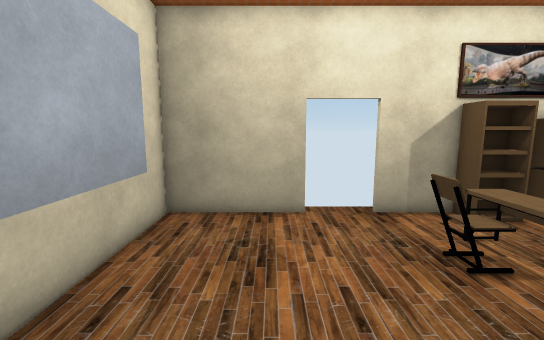
View 1 (above)

13 first-person views from a walk through a scene from a Unity 3-D project. The camera is 1.5 m above the floor, tilts 8° down and sees 90° across. Doors are open. The floor is counted in squares, 0.5 m on a side. Each view is taken from the middle of a square. On the plan, view 1 faces up. The plan holds only what a view shows up to about 20 squares ahead; the rest is blank. The place goes on beyond the plan. The player character is not drawn. Some animated figures are left out. Some surface patterns are stand-ins.

View 2
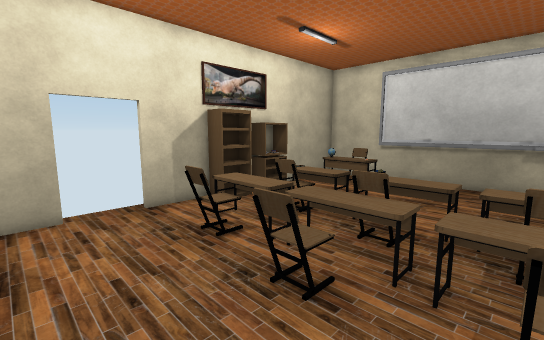

View 3
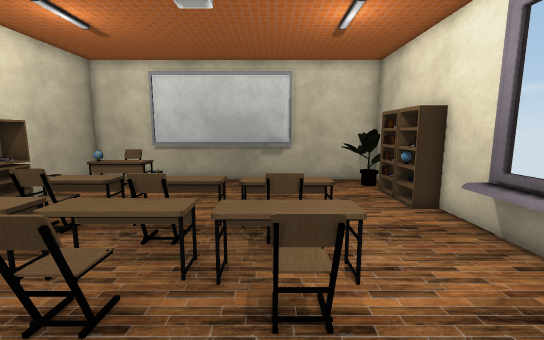

View 4
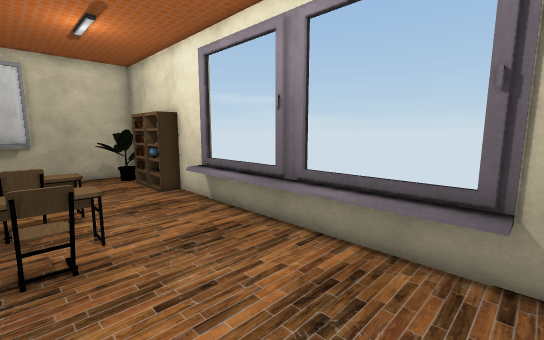

View 5
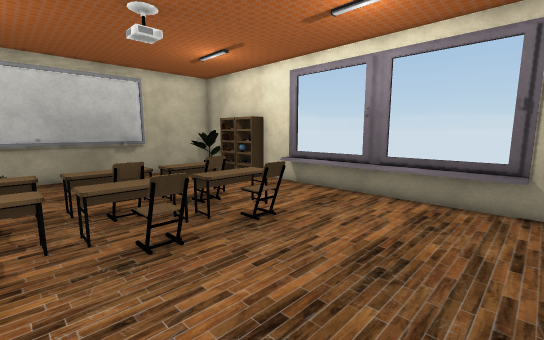

View 6
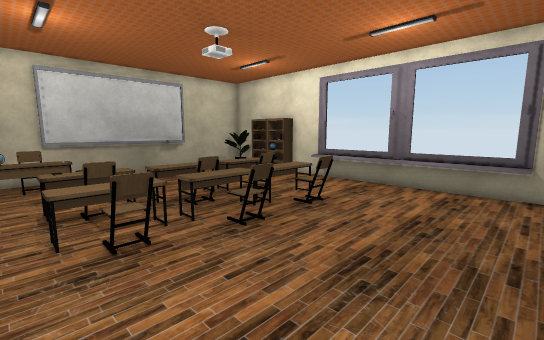

View 7
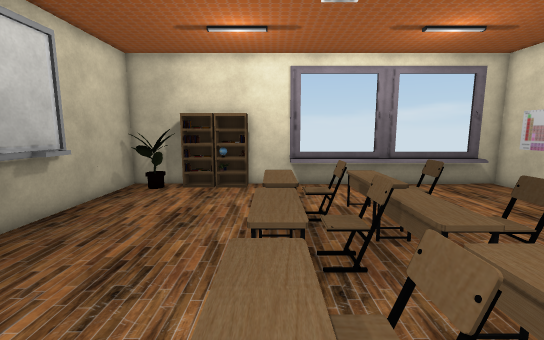

View 8
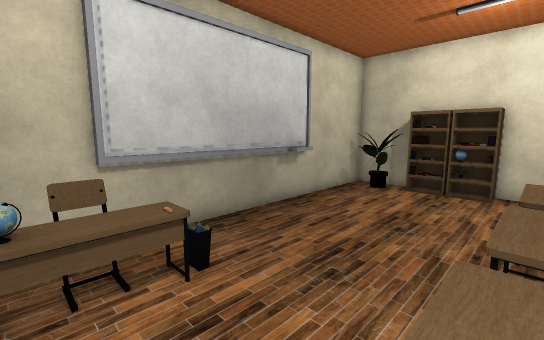

View 9
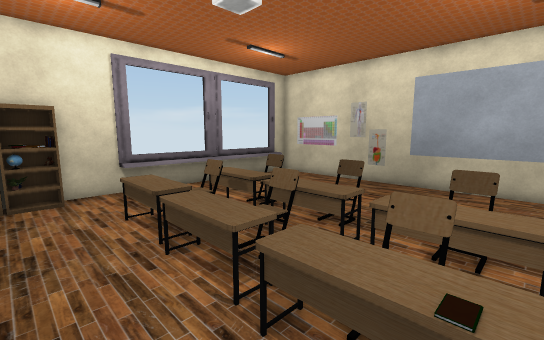

View 10
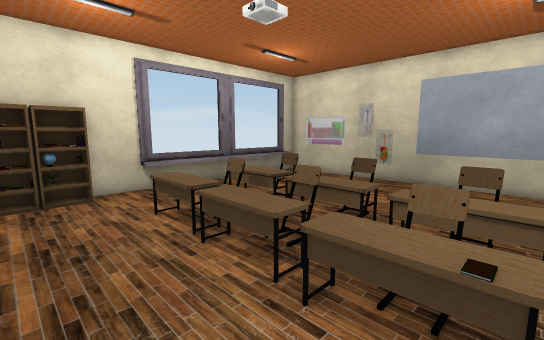

View 11
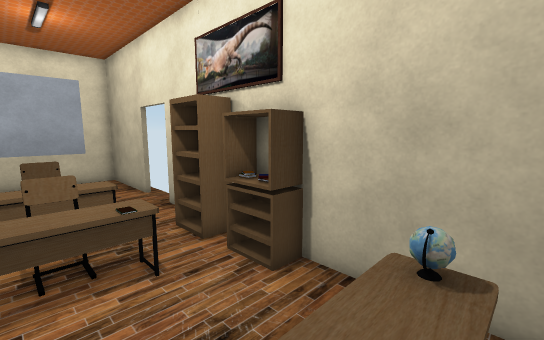

View 12
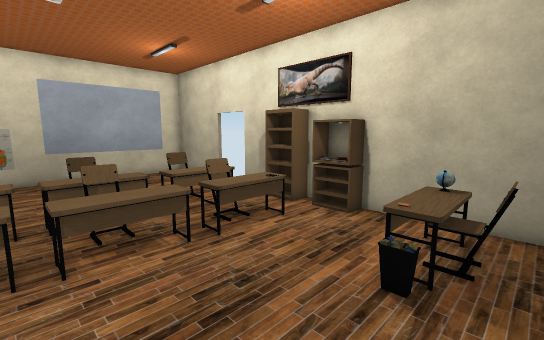

View 13
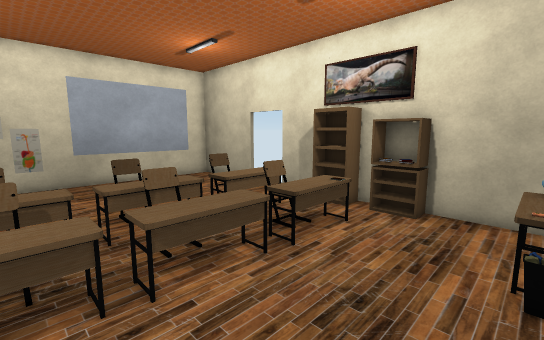

### Floor plan
Key: @ floor where view 1 was taken; # wall or solid block; . main floor; : floor 0.5 m higher than the main floor; D open door; ^ raised ledge; O other object.
Columns run from 4 left of view 1 to 17 right of it. Each row starts with its distance up from view 1.
 10 ######DDD#####O#######
  9 #..........##OOO..  .#
  8 #.................OO.#
  7 #........OO..OO...OOO#
  6 #.......O:OOOOO...OO.#
  5 #.......OOOOOOO...O..#
  4 #........OO..O.......#
  3 #......O.OO.OO.......#
  2 #......OOOOOOO.......#
  1 #........OO.OO.......#
  0 #...@....OO.OO.......#
 -1 #......O.OOOOO......##
 -2 #......O.OOOOO......##
 -3 #........OO.OO.......#
 -4 #....................#
 -5 #....................#
 -6 #..............   .OO#
 -7 ##^^^^^^^^^^^ ##O  #.#
 -8 ##^^^^##^^^^##########

Positions as (right, up) in squares from view 1, and headings:
1: (0, 0), facing up
2: (0, -1), facing up-right
3: (0, -1), facing right
4: (-3, -1), facing down-right
5: (-3, 5), facing down-right
6: (-3, 8), facing down-right
7: (9, 8), facing down
8: (9, 8), facing down-right
9: (12, 7), facing down-left
10: (13, 7), facing down-left
11: (15, 5), facing up-left
12: (16, 0), facing up-left
13: (14, -1), facing up-left
